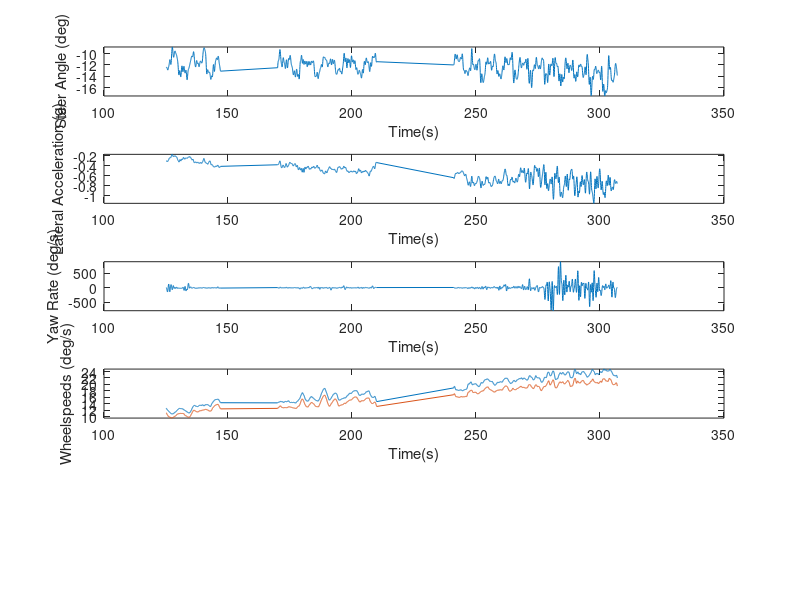
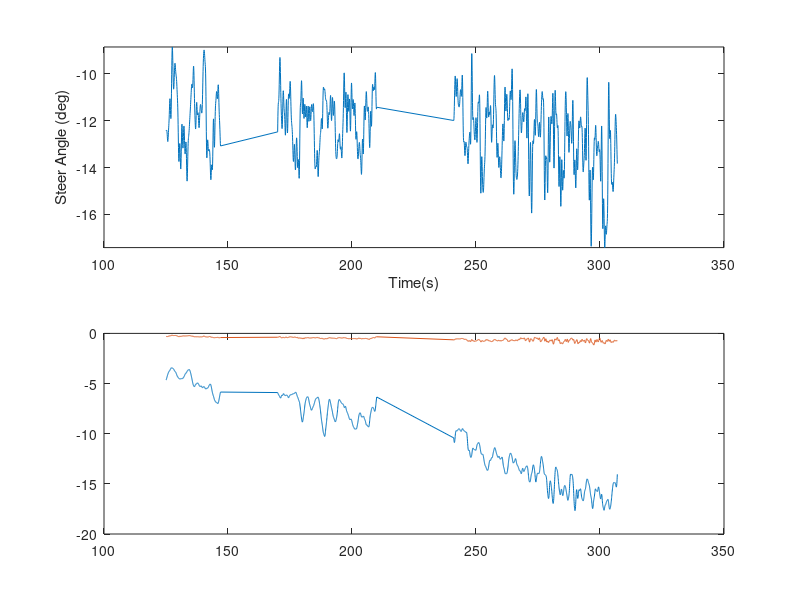

Reproduce these figures in MATLAB, in order. (Note: this script raises an error after producing the figures.)
%% Load Data

%clear all;clc

% import mat file from motec
load('ConstantRadiusRun1_processed.mat');

% input variable names of channels 
data = {engine_rpm,lat_accel,long_accel,shockpot_FR,shockpot_RR,shockpot_RL,...
    shockpot_FL,wheelspeed_FL,wheelspeed_FR,yaw_rate,steer_angle,time};

%% Constant Radius Calculations

%Run 1
indices = (time > 125 & time < 147)...
    | (time > 170 & time < 210)...
    | (time > 241 & time < 307);

% % % % % %Run 2
% indices = (time > 40 & time < 165)...
%         | (time > 210 & time < 255);
% % % %| (time > 295 & time < 320)... bad
% 
for i = 1:numel(data)
    variable = data{i};
    data{i} = variable(indices);
end

% rename variables
engine_rpm = data{1};
lat_accel = data{2};
long_accel = data{3};
shockpot_FR = data{4};
shockpot_RR = data{5};
shockpot_RL = data{6};
shockpot_FL = data{7};
wheelspeed_FL = data{8};
wheelspeed_FR = data{9};
yaw_rate = data{10};
steer_angle = data{11};
time = data{12};

% rezero
yaw_rate = yaw_rate+40;
%% Plotting
close all

figure
ax1 = subplot(5,1,1);
plot(time,steer_angle)
ylim([-inf inf])
xlabel('Time(s)');
ylabel('Steer Angle (deg)');

ax2 = subplot(5,1,2);
plot(time,lat_accel)
xlabel('Time(s)');
ylabel('Lateral Acceleration (g)');
ylim([-inf inf])

ax3 = subplot(5,1,3);
plot(time,yaw_rate)
xlabel('Time(s)');
ylabel('Yaw Rate (deg/s)');
ylim([-inf inf])

ax4 = subplot(5,1,4);
plot(time,wheelspeed_FL)
hold on
plot(time,wheelspeed_FR)
xlabel('Time(s)');
ylabel('Wheelspeeds (deg/s)');
ylim([-inf inf])

linkaxes([ax1,ax2,ax3,ax4],'x')

figure
ax1 = subplot(2,1,1);
plot(time,steer_angle)
ylim([-inf inf])
xlabel('Time(s)');
ylabel('Steer Angle (deg)');

ax2 = subplot(2,1,2);
velocity = (wheelspeed_FL+wheelspeed_FR)/2*0.44704; % m/s
pseudo_lat_accel = -velocity.^2/.625/9.81;
plot(time,pseudo_lat_accel);
hold on
plot(time,lat_accel);

linkaxes([ax1,ax2],'x')

figure
%scatter(lat_accel,steer_angle)
%hold on
%scatter(pseudo_lat_accel,steer_angle)
xlim([0 inf]);
ylim([5 inf]);
xlabel('Lateral Acceleration (g)')
ylabel('Steer Angle (deg)')

hold on
steer_angle2 = -movmean(steer_angle,400);
pseudo_lat_accel2 = -movmean(pseudo_lat_accel,400);

steer_angle2 = steer_angle2(1:40:end);
pseudo_lat_accel2 = pseudo_lat_accel2(1:40:end);

scatter(pseudo_lat_accel2/9.81,steer_angle2)

[fitresult, gof] = createFit(pseudo_lat_accel2/9.81, steer_angle2);

%%
% close all
% 
% ipt = findchangepts(lat_accel,'MaxNumChanges',50,'MinDistance',20);
% 
% keep_indices = logical(zeros(size(lat_accel)));
% for i = 1:numel(ipt)-1
%     
%     if std(lat_accel(ipt(i):ipt(i+1))) > 0.1
%         continue
%     end
%     
%     if std(steer_angle(ipt(i):ipt(i+1))) > 2
%         continue
%     end
%     
%     if std(pseudo_lat_accel(ipt(i):ipt(i+1))) > 0.2
%         continue
%     end
%     
%     if abs(mean(lat_accel(ipt(i):ipt(i+1))) - mean(pseudo_lat_accel(ipt(i):ipt(i+1)))) < 0.2
%         keep_indices(ipt(i):ipt(i+1)) = true;
%     end
%     
%     avg_lat_accel(i) = mean(lat_accel(ipt(i):ipt(i+1)));
%     avg_steer_angle(i) = mean(steer_angle(ipt(i):ipt(i+1)));
% end
% 
% lat_accel_new = lat_accel(keep_indices);
% pseudo_lat_accel_new = pseudo_lat_accel(keep_indices);
% steer_angle_new = steer_angle(keep_indices);
% time_new = time(keep_indices);
% 
% figure
% findchangepts(lat_accel,'MaxNumChanges',50,'MinDistance',20)
% hold on
% plot(pseudo_lat_accel)
% 
% figure
% plot(time,lat_accel)
% hold on
% scatter(time_new,lat_accel_new)
% scatter(time_new,pseudo_lat_accel_new)
% 
% figure
% scatter(lat_accel_new,steer_angle_new)
% % hold on
% % scatter(pseudo_lat_accel_new,steer_angle_new)
% xlim([-inf 0]);
% ylim([-inf 0]);
% xlabel('Lateral Acceleration (g)','FontSize',15)
% ylabel('Steer Angle (deg)','FontSize',15)
% title('Filtered','FontSize',18)
% 
% figure
% scatter(avg_lat_accel,avg_steer_angle)
% xlim([-inf 0]);
% ylim([-inf 0]);
% xlabel('Lateral Acceleration (g)','FontSize',15)
% ylabel('Steer Angle (deg)','FontSize',15)
% title('Filtered','FontSize',18)

%%
% close all
% 
% figure
% ax1 = subplot(3,1,1);
% plot(time,steer_angle)
% ylim([-inf inf])
% xlabel('Time(s)');
% ylabel('Steer Angle (deg)');
% 
% ax2 = subplot(3,1,2);
% plot(time,lat_accel)
% hold on
% scatter(time_new,lat_accel_new);
% xlabel('Time(s)');
% ylabel('Lateral Acceleration (g)');
% ylim([-inf inf])
% 
% ax3 = subplot(3,1,3);
% plot(time,wheelspeed_FL)
% hold on
% plot(time,wheelspeed_FR)
% xlabel('Time(s)');
% ylabel('Wheelspeeds (deg/s)');
% ylim([-inf inf])
% 
% linkaxes([ax1,ax2,ax3],'x')
% 
% figure
% scatter(lat_accel_new,steer_angle_new)

